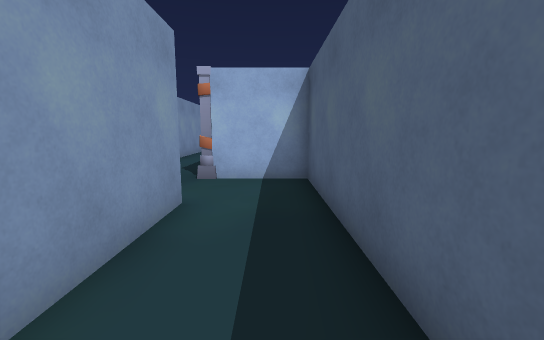
view 1 (above)

24 first-person views from a walk through a 3-D level made in the Unity game engine. The camera is 1.3 m above the floor, tilts 8° down and sees 90° across. Doors are open. The floor is counted in squares, 1 m on a side. Each view is taken from the middle of a square. On the plan, view 1 faces up. The plan holds only what a view shows up to about 13 squares ahead; the rest is blank. The place goes on beyond the plan. Some surface patterns are stand-ins.

view 2
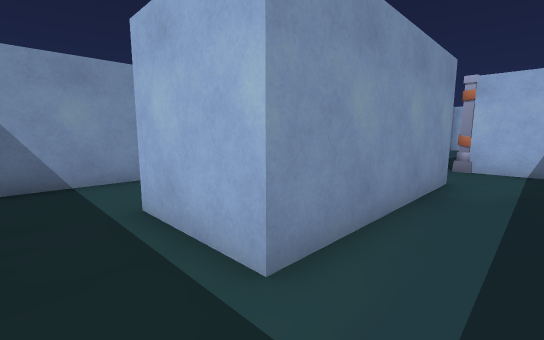

view 3
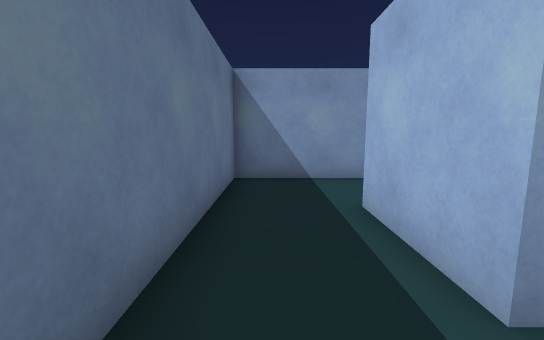

view 4
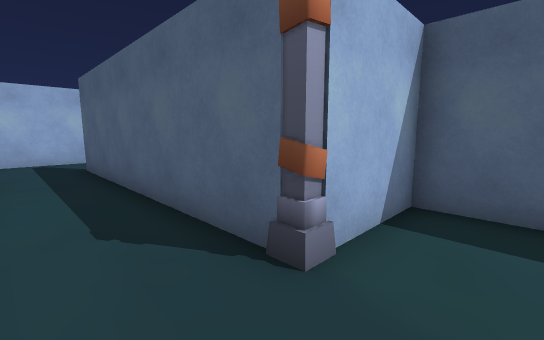

view 5
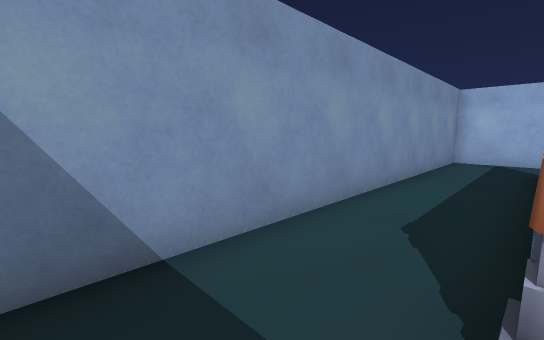

view 6
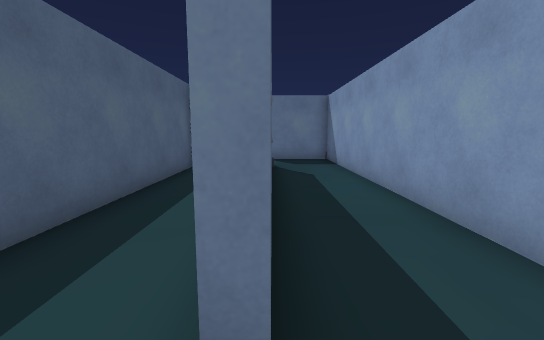

view 7
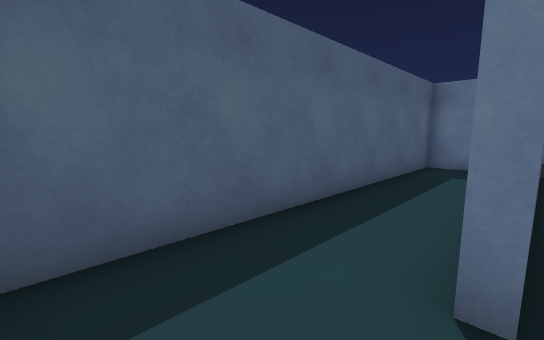

view 8
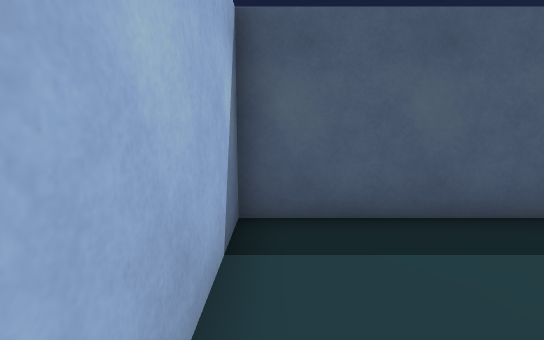

view 9
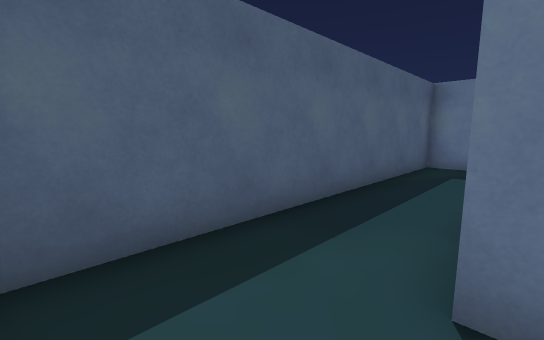

view 10
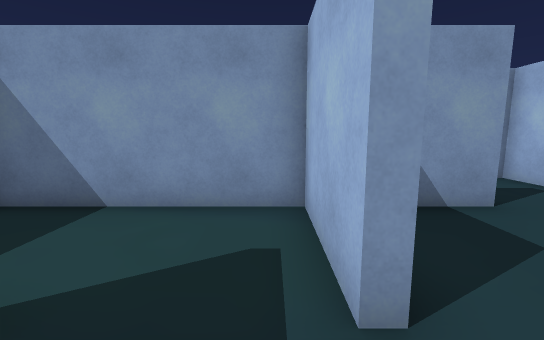

view 11
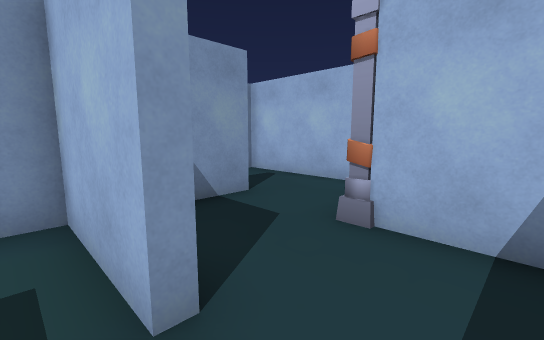

view 12
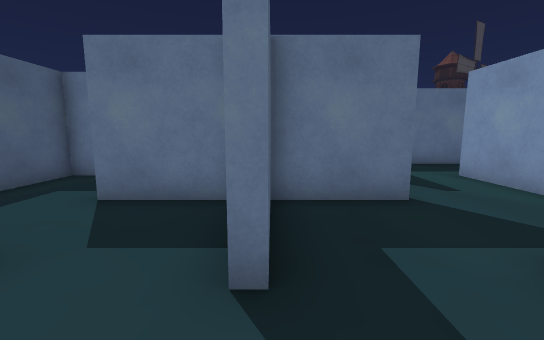

view 13
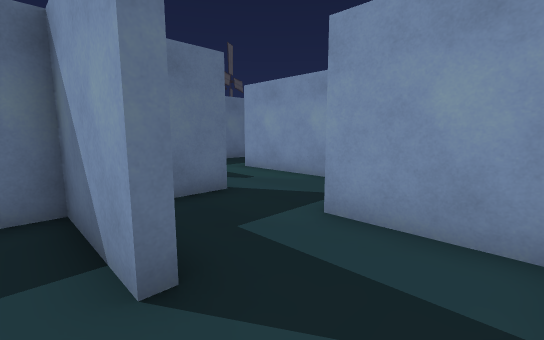

view 14
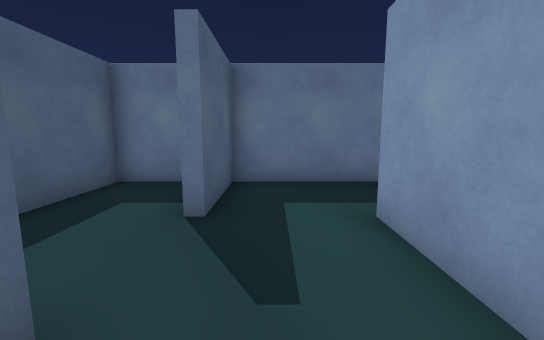

view 15
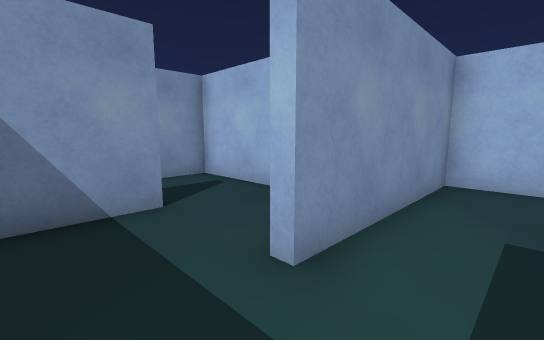

view 16
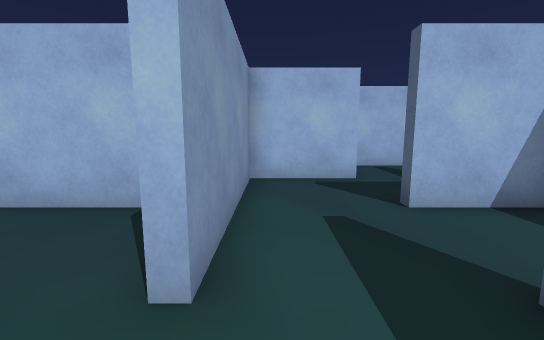

view 17
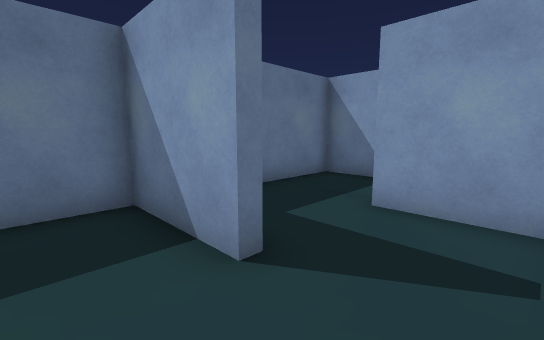

view 18
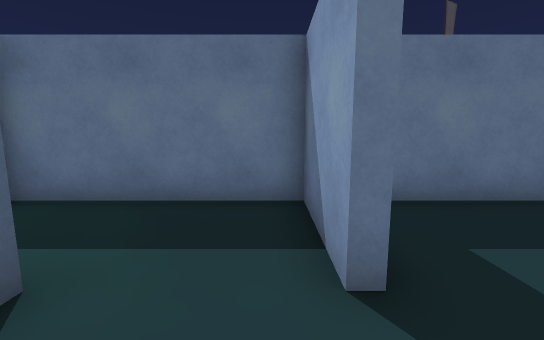

view 19
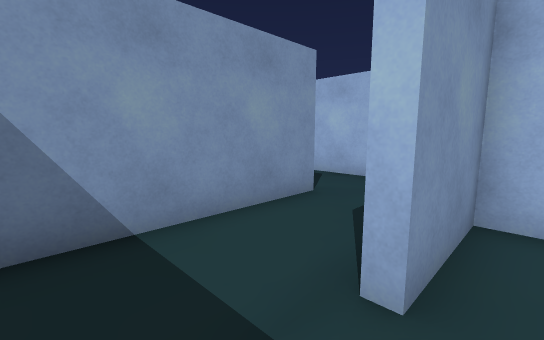

view 20
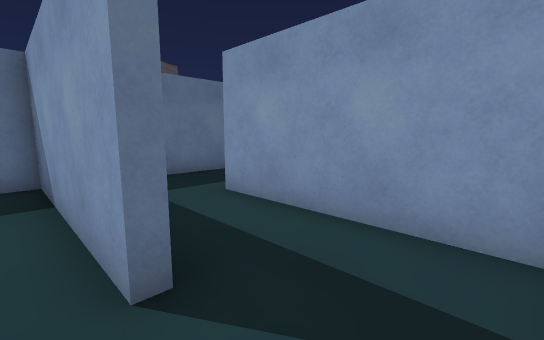

view 21
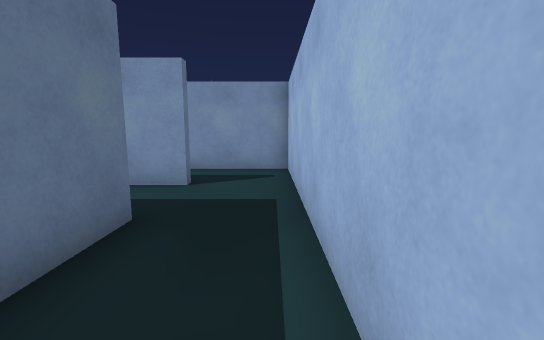

view 22
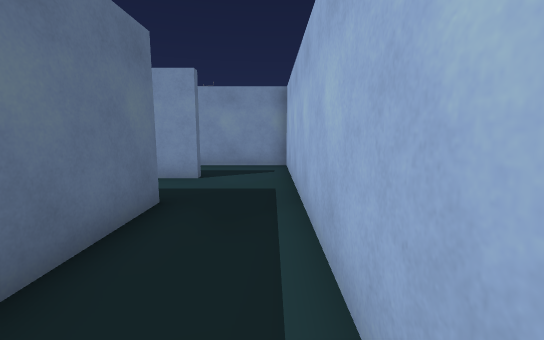

view 23
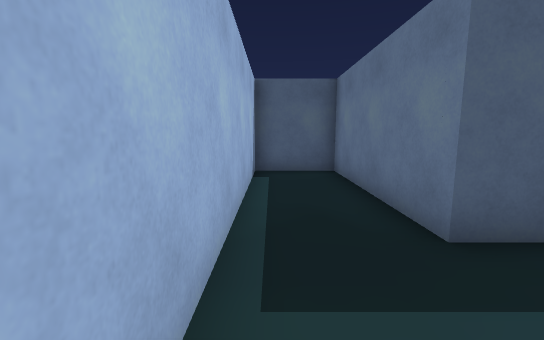

view 24
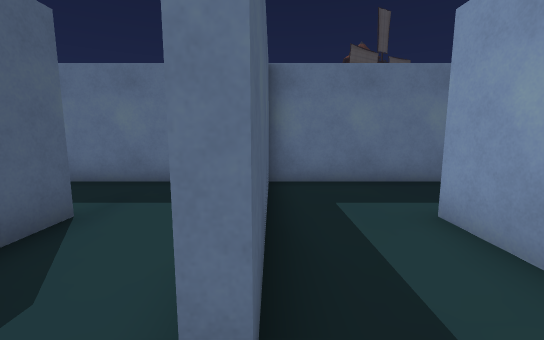

### Floor plan
Points are (right, up) in squares from view 1. A wall is a line through its corners. A room is listed if a view was taken in it or the views show most of it. See-through windows are left out.
Room 1 (views 1, 2, 3, 4, 5, 6, 7, 8, 9, 10, 11)
walls: (-2, 8.4) (-2, 16.9); (-0.4, 7.9) (1, 7.9) (1, 19.5) (-4.7, 19.5) (-4.7, 5.6); (-4.5, 4.9) (-1.7, 4.9) (-1.7, -1.4) (-4.8, -1.4); (-4.7, 1.9) (-4.7, 1.6) (-7.6, 1.6) (-7.6, -4.1) (1, -4.1) (1, 7.6) (-1.6, 7.6); (-2.8, -1.1) (-2, -1.1) (-2, 1.1)
ways out: opening at (-3.5, 2) to room 2
objects: column (-2, 8)
Room 2 (views 12, 13, 14, 15, 16)
walls: (-8, 2.5) (-8, 5); (-8.2, 1.6) (-10.6, 1.6) (-10.6, 1.9) (-7.9, 1.9); (-7.6, 5) (-7.6, 1.9) (-4.7, 1.9); (-6.5, 7.6) (-10.6, 7.6) (-10.6, 4.6) (-13.6, 4.6) (-13.6, -1.1) (-14, -1.1); (-2.9, 4.6) (-4.5, 4.6); (-9.8, -4.1) (-8, -4.1) (-8, -1.1); (-14.4, -4.1) (-11, -4.1) (-11, -1)
ways out: opening at (-3.5, 2) to room 1; opening at (-14, -2.5) to room 3
objects: column (-5, 5)
Room 3 (views 17, 18, 19)
walls: (-17, -1.1) (-16.6, -1.1) (-16.6, -4.1) (-14.4, -4.1); (-15.2, 1.6) (-19.6, 1.6) (-19.6, -1.1); (-19.6, -4.1) (-17.6, -4.1)
ways out: opening at (-14, -2.5) to room 2; opening at (-20, -2.5) to room 4
Room 4 (views 20, 21, 22, 23, 24)
walls: (-19.6, -1.1) (-19.9, -1.1) (-19.9, 1.9) (-14, 1.9) (-14, 4.6) (-25.6, 4.6) (-25.6, -1.1); (-22.9, -3.1) (-22.9, 1.9) (-22.6, 1.9) (-22.6, -4.1) (-19.6, -4.1); (-26.6, -4.1) (-22.9, -4.1)
ways out: opening at (-20, -2.5) to room 3; opening at (-26, -2.5)

Positions as (right, up) in squares from view 1, and headings:
1: (0, 0), facing up
2: (0, -3), facing up-left
3: (0, -3), facing left
4: (-4, 6), facing up-right
5: (-2, 6), facing up-left
6: (-2, 18), facing down
7: (-2, 19), facing down-right
8: (-3, 19), facing right
9: (-2, 7), facing down-right
10: (-3, 1), facing left
11: (-3, 1), facing up-left
12: (-8, 7), facing down
13: (-7, 7), facing down-left
14: (-12, 3), facing down
15: (-12, -3), facing up-left
16: (-13, -3), facing up
17: (-15, 1), facing down-left
18: (-16, 1), facing down
19: (-19, -3), facing up-left
20: (-22, 4), facing down-left
21: (-16, 4), facing left
22: (-15, 4), facing left
23: (-23, 4), facing right
24: (-23, 3), facing down
